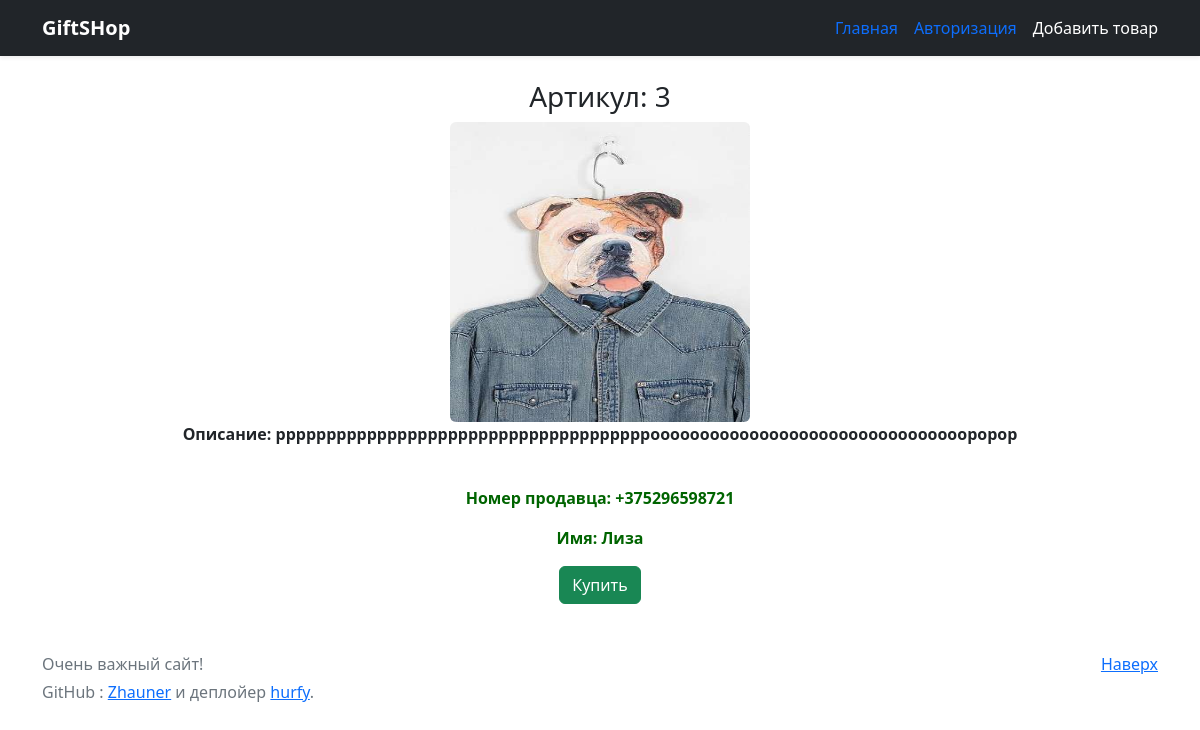
Page /3 on the committed database.
### app.py (models this page shows)
class Item(db.Model):
    article = db.Column(db.Integer, primary_key=True)
    title = db.Column(db.String(100), nullable=False)
    text = db.Column(db.Text, nullable=False)
    price = db.Column(db.Integer, nullable=False)
    extension = db.Column(db.String(10), nullable=False)
    number = db.Column(db.String(20), nullable=False)
    name = db.Column(db.String(25), nullable=False)

### app.py (the view)
@app.route('/<int:article>')
def more(article):
    item = Item.query.get(article)
    return render_template('more_inf.html', item=item, get_user=get_username(current_user.get_id()))

### getUserID.py (called while the page is built, shortened)
def get_user(id: int):
    try:
        connect = sqlite3.connect('instance\\shop.db')
        cursor = connect.cursor()
        cursor.execute(f'SELECT * FROM users WHERE id = {id} LIMIT 1')
    except:
        return ''

def get_username(id: int):
    try:
        if get_user(id)[4] and get_user(id)[4] != 'з':
            return get_user(id)[4]
        else:
            return ''
    except:
        return ''

### templates/more_inf.html (shortened to what this page needs)
{% extends 'base.html' %}
{% block body %}
<div class="text-center">
    <br>
    <h3>Артикул: {{ item.article }}</h3>
    <img src="/static/{{ item.article }}.{{ item.extension }}" width="300px" height="300px" class="rounded">
    <br>
    <p class="fw-bold">Описание: {{ item.text }}</p>
    <br>
    <p style="color:darkgreen;"><b>Номер продавца: {{ item.number }}</b></p>
    <p style="color:darkgreen;"><b>Имя: {{ item.name }}</b></p>
    <a type="button" href="/buy" class="btn btn-success">Купить</a>
</div>
{% endblock body %}

### rows in the picture
Item: article "3", text "рррррррррррррррррррррррррррррррррррррооооооооооооооооооооооооооооооооророр", number "+375296598721", name "Лиза"
